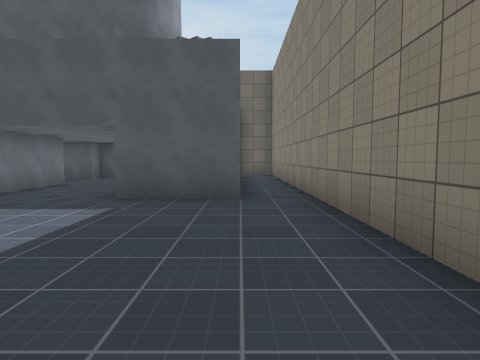
[1] (above)

24 first-person views from a walk through a 3-D level made in the Unity game engine. The camera is 1.3 m above the floor, tilts 4° down and sees 75° across. The floor is counted in squares, 2 m on a side. Each view is taken from the middle of a square. On the plan, view 1 faces up. The plan holds only what a view shows up to about 10 squares ahead; the rest is blank. The place goes on beyond the plan. The player is left out. Surface patterns are stand-ins for the level's own textures.

[2]
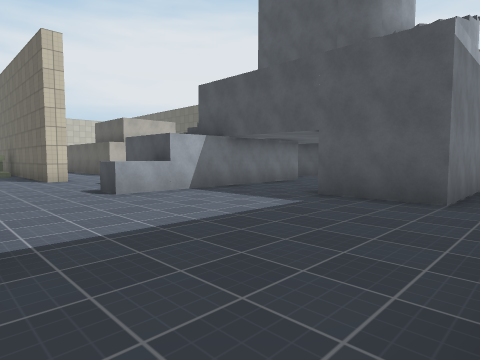

[3]
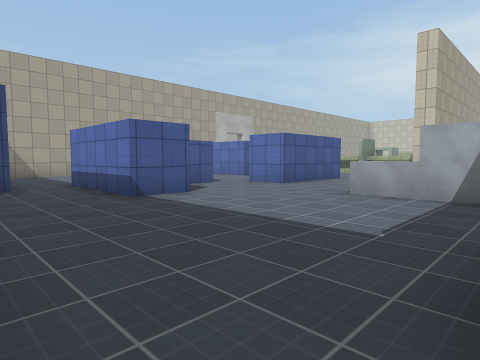

[4]
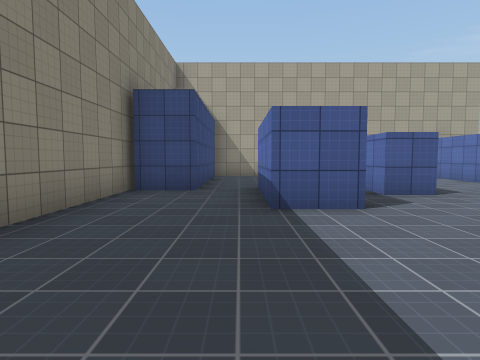

[5]
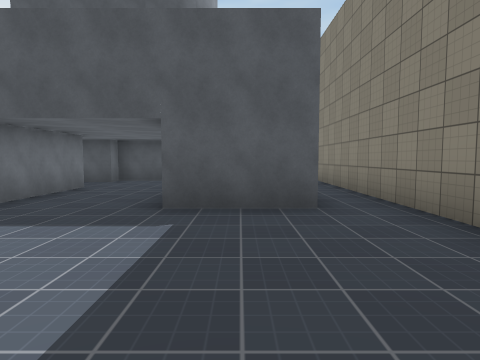

[6]
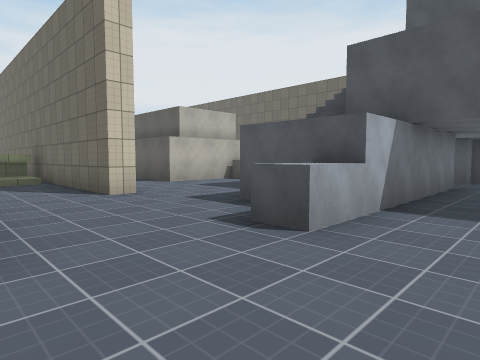

[7]
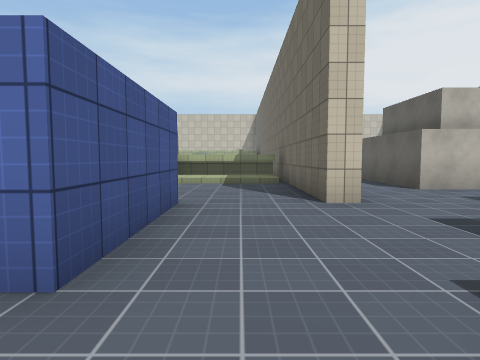

[8]
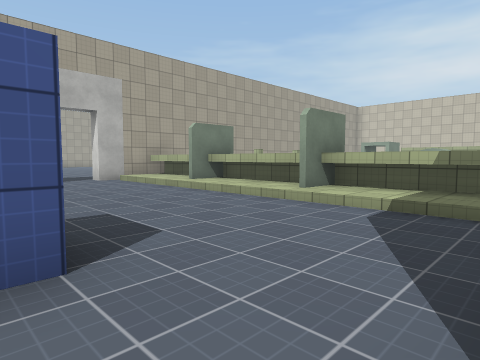

[9]
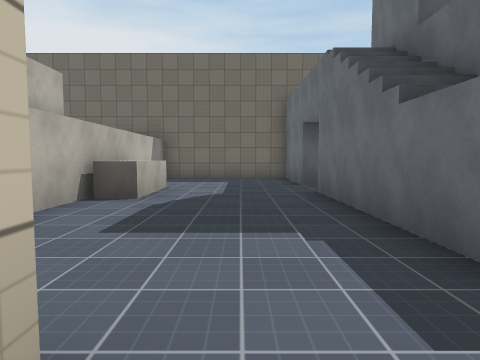

[10]
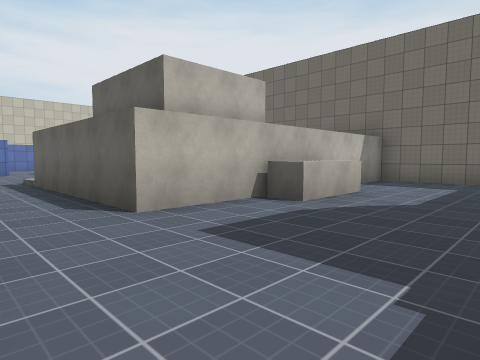

[11]
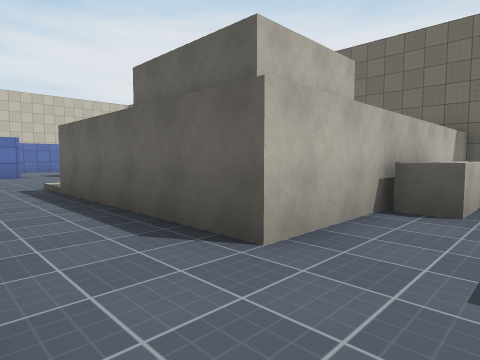

[12]
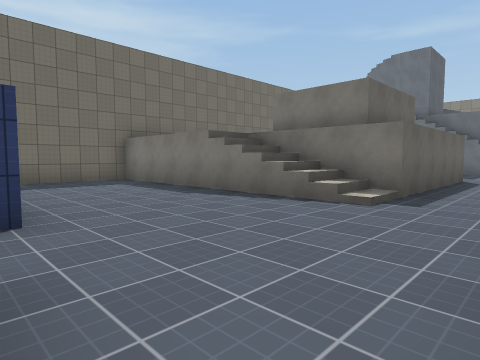

[13]
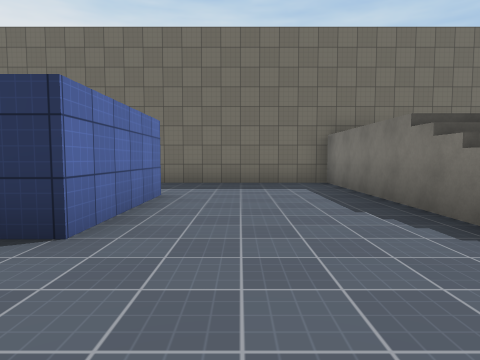

[14]
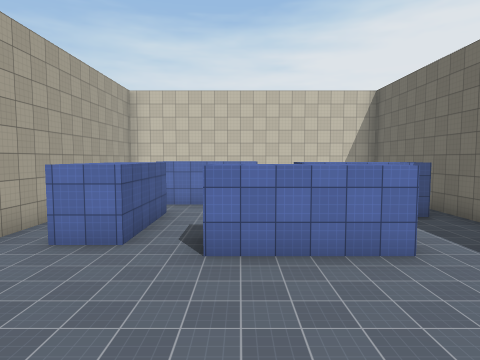

[15]
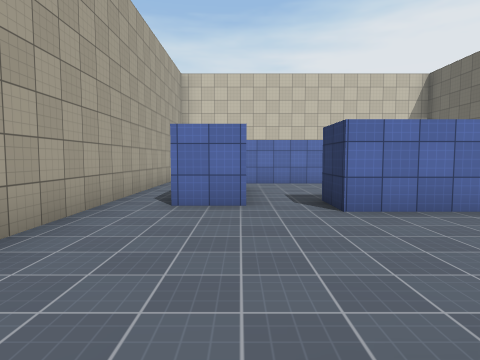

[16]
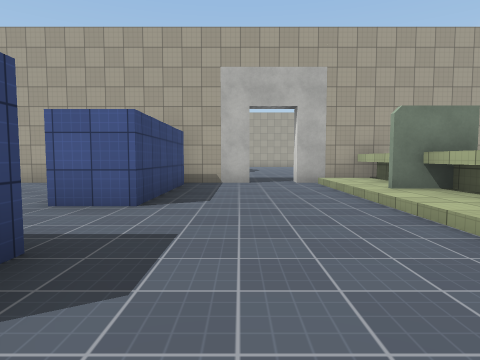

[17]
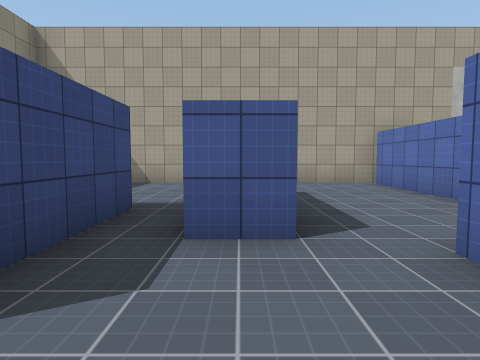

[18]
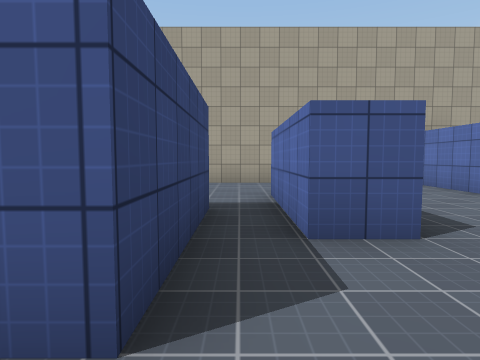

[19]
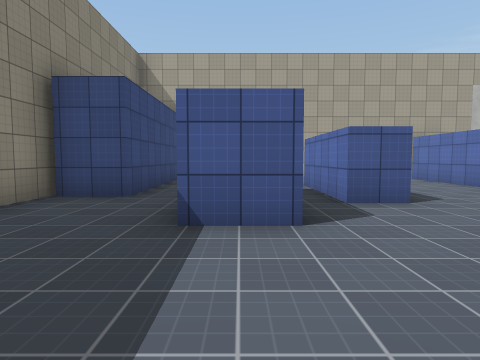

[20]
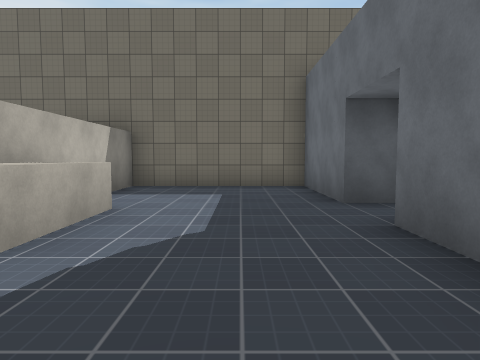

[21]
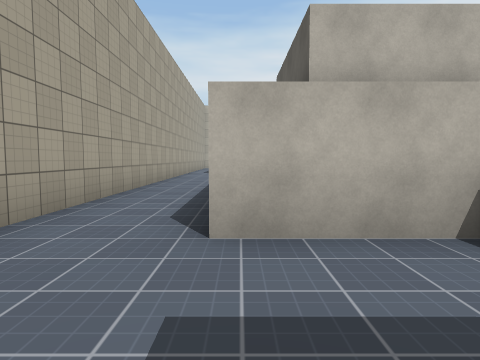

[22]
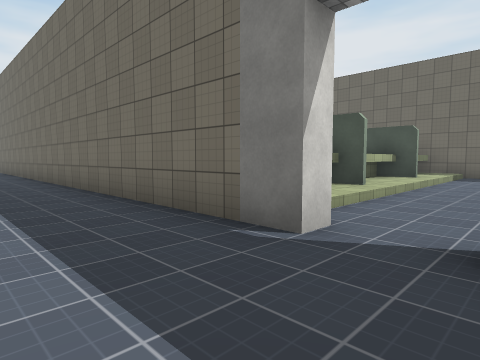

[23]
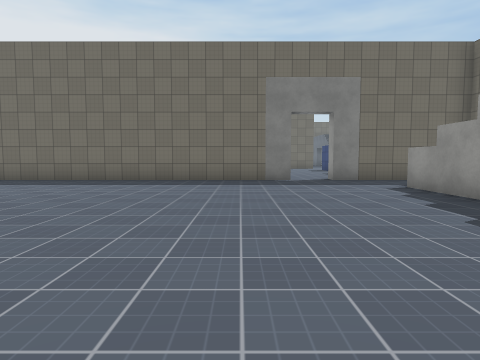

[24]
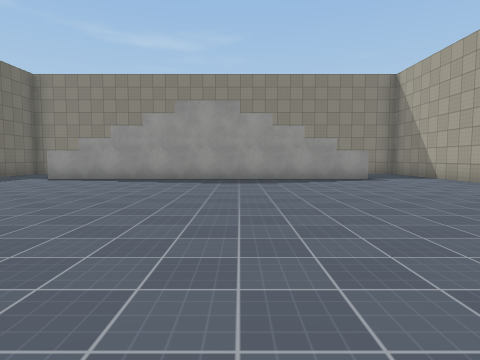

### Floor plan
Key: @ floor where view 1 was taken; # wall or solid block; . main floor; : floor 2.5 m higher than the main floor; / step, stairs or slope; ^ raised ledge; O other object.
Columns run from 26 left of view 1 to 2 right of it. Each row starts with its distance up from view 1.
 13  ###################
 12   ........      ....O
 11   #.......      ....O
 10     ......      ....OOOO   .#
  9      #....      O.......O  .#
  8      #....  O O O...OO..OOO.#
  7 #....#..../ O O O...OO..OOO.#
  6 #.........  OOO ....OO..OOO.#
  5 #.####..../:::::....OO..OOO.#
  4      #..............OO......#
  3  ....................O......#
  2 ##################..........#
  1             ^^/.............#
  0             ^^/...###...#.@.#
 -1             ^#/...###...#...#
 -2             ^^/.... ..#.#...#
 -3             ^^/.......#.#.###
 -4             ^^/...#...#...#
 -5              ^/...#.......#
 -6             ^^/...#.......#
 -7     ##########/...........
 -8     .........##.##########
 -9       ............
-10        ..........^
-11         .........^
-12          ........#
-13           .......#
-14          ........#
-15         .........#
-16        ..........#
-17         .........#
-18          ........#
-19           .......#
-20             .....^
-21              .....
-22               ....
-23                ###

Positions as (right, up) in squares from view 1, and headings:
1: (0, 0), facing up
2: (1, 0), facing up-left
3: (1, 5), facing down-left
4: (-1, 4), facing down
5: (-1, 1), facing up
6: (-3, 0), facing up-left
7: (-4, 1), facing left
8: (-8, 2), facing down-left
9: (-8, 2), facing up
10: (-7, 3), facing up-left
11: (-9, 3), facing up-left
12: (-21, 3), facing up-right
13: (-19, 4), facing up
14: (-16, 7), facing left
15: (-16, 5), facing left
16: (-10, 1), facing down
17: (-4, 1), facing down
18: (-3, 1), facing down
19: (-2, 3), facing down
20: (-8, 5), facing up
21: (-8, 5), facing left
22: (-10, -10), facing up-left
23: (-13, -17), facing up
24: (-19, -16), facing right
